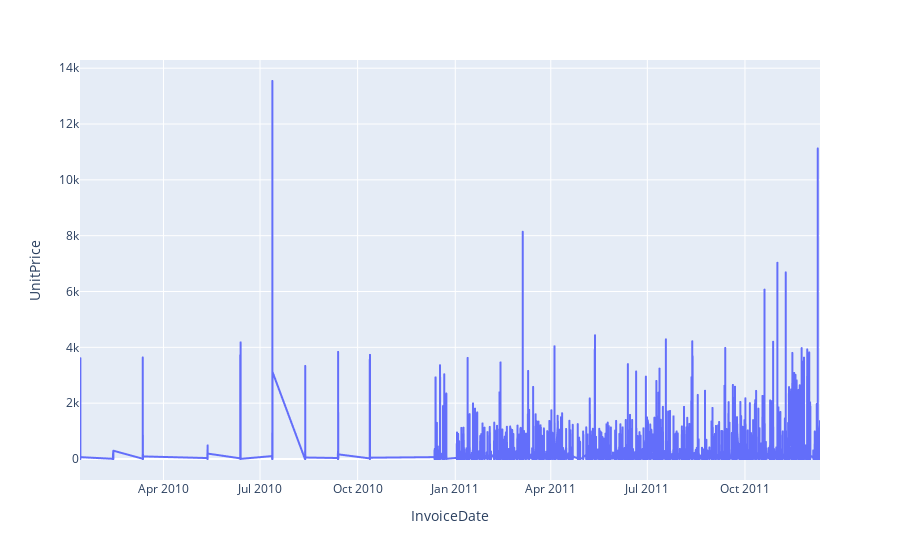

The notebook cell saved with this chart:
### Code cell
px.line(df_dates, x='InvoiceDate', y='UnitPrice')

### Figure 1 — Plotly figure (JSON) as saved in the notebook; plotly's stock layout.template omitted (floating-point values rounded to 4 significant figures; data arrays with more than 128 entries replaced by an {"elided": "..."} marker saying what was removed)
{"data": [{"hovertemplate": "InvoiceDate=%{x}<br>UnitPrice=%{y}<extra></extra>", "legendgroup": "", "line": {"color": "#636efa", "dash": "solid"}, "marker": {"symbol": "circle"}, "mode": "lines", "name": "", "showlegend": false, "type": "scattergl", "x": {"elided": "18639 str values"}, "xaxis": "x", "y": {"elided": "18639 float values"}, "yaxis": "y"}], "layout": {"legend": {"tracegroupgap": 0}, "margin": {"t": 60}, "xaxis": {"anchor": "y", "domain": [0, 1], "title": {"text": "InvoiceDate"}}, "yaxis": {"anchor": "x", "domain": [0, 1], "title": {"text": "UnitPrice"}}}}
